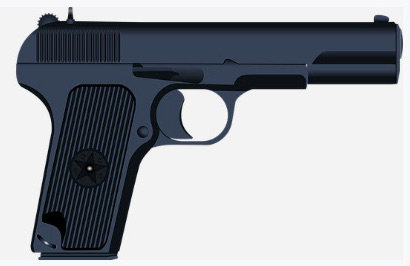
#> input picture img/gun.png, 410 x 266 px
$ python 01.avg_hash.py
#> lines starting #> are read from the running program, lines starting #| are printed output that depends on the picture
import cv2

img = cv2.imread('../img/gun.png')
#> img is the input picture: shape (266, 410, 3); mean B, G, R 168.5, 163, 159.5
gray = cv2.cvtColor(img, cv2.COLOR_BGR2GRAY)
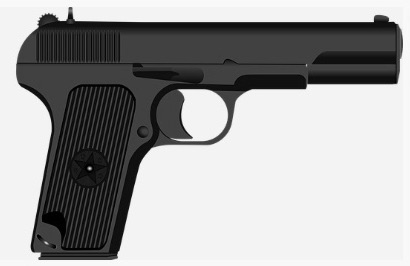
#> gray: shape (266, 410); min 0, max 255, mean 162.6

# 8x8크기로 축소
gray = cv2.resize(gray, (16, 16))
# 평균값 구하기
avg = gray.mean()
#> avg = 157.2
# 평균값을 기준으로 0과 1로 변환
bin = 1 * (gray > avg)
print(bin)
#> (printed output is left out)

# 2진수 문자열을 16진수 문자열로 변환
dhash = []
for row in bin.tolist():
    s = ''.join([str(i) for i in row])
    dhash.append('%02x'%(int(s,2)))
#> this loop made 16 passes
#> row on passes 1 to 12: [1, 1, 1, 1, 1, 1, 1, 1, 1, 1, 1, 1, 1, 1, 1, 1], [1, 0, 0, 0, 0, 0, 0, 0, 0, 0, 0, 0, 0, 0, 0, 0], [1, 0, 0, 0, 0, 0, 0, 0, 0, 0, 0, 0, 0, 0, 0, 0], [1, 0, 0, 0, 0, 0, 0, 0, 0, 0, 0, 0, 0, 0, 0, 0], [1, 0, 0, 0, 0, 0, 0, 0, 0, 0, 0, 0, 0, 0, 0, 0], [1, 0, 0, 0, 0, 0, 0, 1, 0, 0, 1, 1, 1, 1, 1, 1], [1, 1, 0, 0, 0, 0, 0, 1, 1, 1, 1, 1, 1, 1, 1, 1], [1, 1, 0, 0, 0, 0, 0, 1, 1, 1, 1, 1, 1, 1, 1, 1], [1, 1, 0, 0, 0, 0, 0, 0, 0, 1, 1, 1, 1, 1, 1, 1], [1, 1, 0, 0, 0, 0, 1, 1, 1, 1, 1, 1, 1, 1, 1, 1], [1, 1, 0, 0, 0, 1, 1, 1, 1, 1, 1, 1, 1, 1, 1, 1], [1, 1, 0, 0, 0, 1, 1, 1, 1, 1, 1, 1, 1, 1, 1, 1]
#> after the loop, dhash = ['ffff', '8000', '8000', '8000', '8000', '813f', 'c1ff', 'c1ff', 'c07f', 'c3ff', 'c7ff', 'c7ff', '87ff', '87ff', '87ff', 'c7ff']
dhash = ''.join(dhash)
print(dhash)
#| ffff8000800080008000813fc1ffc1ffc07fc3ffc7ffc7ff87ff87ff87ffc7ff

cv2.namedWindow('pistol', cv2.WINDOW_GUI_NORMAL)
cv2.imshow('pistol', img)
cv2.waitKey(0)

$ run again, with img/image_match.png copied over img/gun.png
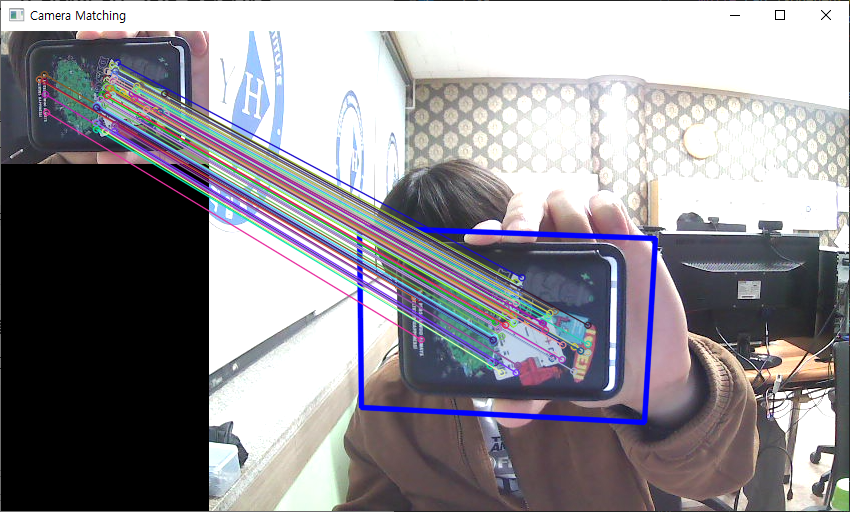
#> input picture img/image_match.png, 850 x 512 px
#> img is the input picture: shape (512, 850, 3); mean B, G, R 146.4, 140.6, 143.3
#> `gray = cv2.cvtColor(img, cv2.COLOR_BGR2GRAY)`:
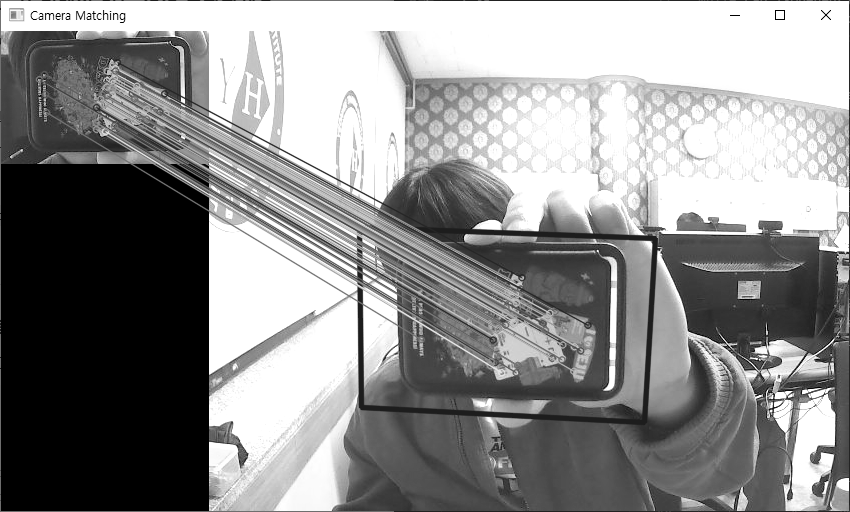
#> gray: shape (512, 850); min 0, max 255, mean 142.1
#> avg = 141.4
#> (printed output is left out)
#> the loop `for row in bin.tolist():` made 16 passes
#> row on passes 1 to 8: [1, 0, 1, 1, 1, 1, 1, 1, 1, 1, 1, 1, 1, 1, 1, 1], [0, 0, 0, 0, 1, 1, 1, 1, 1, 1, 1, 1, 1, 1, 1, 1], [0, 0, 0, 0, 1, 1, 1, 1, 1, 1, 1, 1, 1, 1, 1, 1], [0, 0, 0, 1, 1, 1, 1, 1, 1, 1, 1, 1, 1, 1, 1, 1], [0, 0, 0, 0, 1, 1, 1, 1, 1, 1, 1, 1, 1, 1, 1, 1], [0, 0, 0, 0, 1, 1, 1, 1, 0, 1, 1, 1, 1, 1, 1, 1], [0, 0, 0, 0, 0, 1, 1, 0, 0, 0, 1, 1, 1, 1, 1, 1], [0, 0, 0, 0, 1, 0, 1, 0, 0, 1, 0, 0, 0, 0, 0, 1]
#> after the loop `for row in bin.tolist():`: dhash = ['bfff', 'fff', 'fff', '1fff', 'fff', 'f7f', '63f', 'a41', 'c08', 'e18', 'e78', '65d', 'e1d', 'e01', 'e01', 'e01']
#| bfffffffff1fffffff7f63fa41c08e18e7865de1de01e01e01
